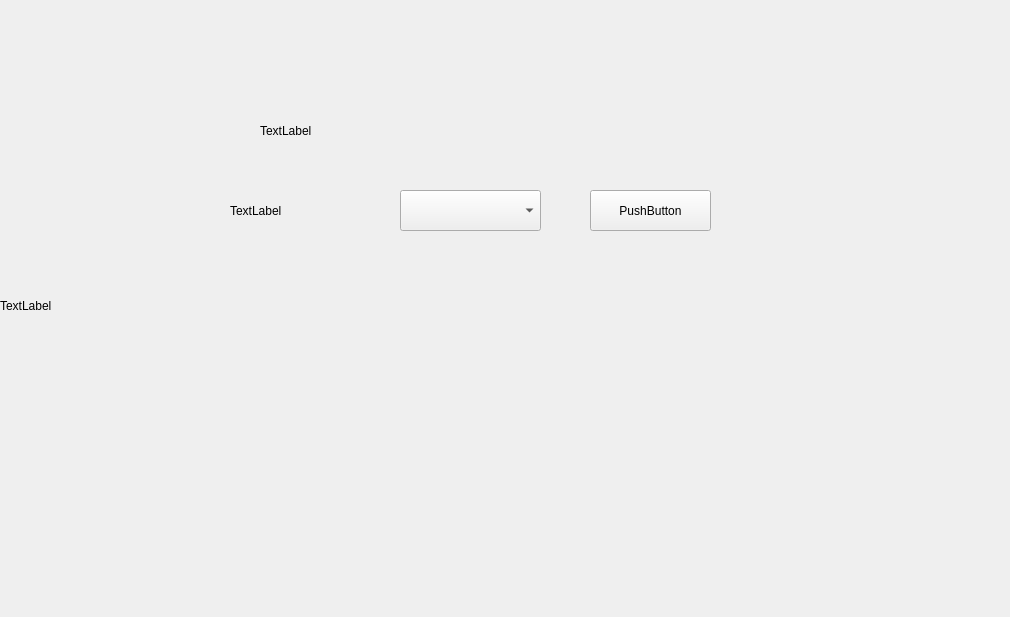
<?xml version="1.0" encoding="UTF-8"?>
<ui version="4.0">
 <class>Widget</class>
 <widget class="QWidget" name="Widget">
  <property name="geometry">
   <rect>
    <x>0</x>
    <y>0</y>
    <width>1010</width>
    <height>617</height>
   </rect>
  </property>
  <property name="windowTitle">
   <string>Widget</string>
  </property>
  <property name="styleSheet">
   <string notr="true">#MainWindow{
border-image:url(:/img/CSU_main.jpg)
}</string>
  </property>
  <widget class="QLabel" name="m_QLabel_BG">
   <property name="geometry">
    <rect>
     <x>0</x>
     <y>0</y>
     <width>1001</width>
     <height>611</height>
    </rect>
   </property>
   <property name="styleSheet">
    <string notr="true"/>
   </property>
   <property name="text">
    <string>TextLabel</string>
   </property>
  </widget>
  <widget class="QLabel" name="welcom_Label">
   <property name="geometry">
    <rect>
     <x>260</x>
     <y>100</y>
     <width>501</width>
     <height>61</height>
    </rect>
   </property>
   <property name="text">
    <string>TextLabel</string>
   </property>
  </widget>
  <widget class="QPushButton" name="btdaohang">
   <property name="geometry">
    <rect>
     <x>590</x>
     <y>190</y>
     <width>121</width>
     <height>41</height>
    </rect>
   </property>
   <property name="styleSheet">
    <string notr="true"/>
   </property>
   <property name="text">
    <string>PushButton</string>
   </property>
   <property name="flat">
    <bool>false</bool>
   </property>
  </widget>
  <widget class="QLabel" name="schoolarea">
   <property name="geometry">
    <rect>
     <x>230</x>
     <y>190</y>
     <width>141</width>
     <height>41</height>
    </rect>
   </property>
   <property name="text">
    <string>TextLabel</string>
   </property>
  </widget>
  <widget class="QComboBox" name="eare">
   <property name="geometry">
    <rect>
     <x>400</x>
     <y>190</y>
     <width>141</width>
     <height>41</height>
    </rect>
   </property>
  </widget>
 </widget>
 <layoutdefault spacing="6" margin="11"/>
 <resources/>
 <connections/>
</ui>
